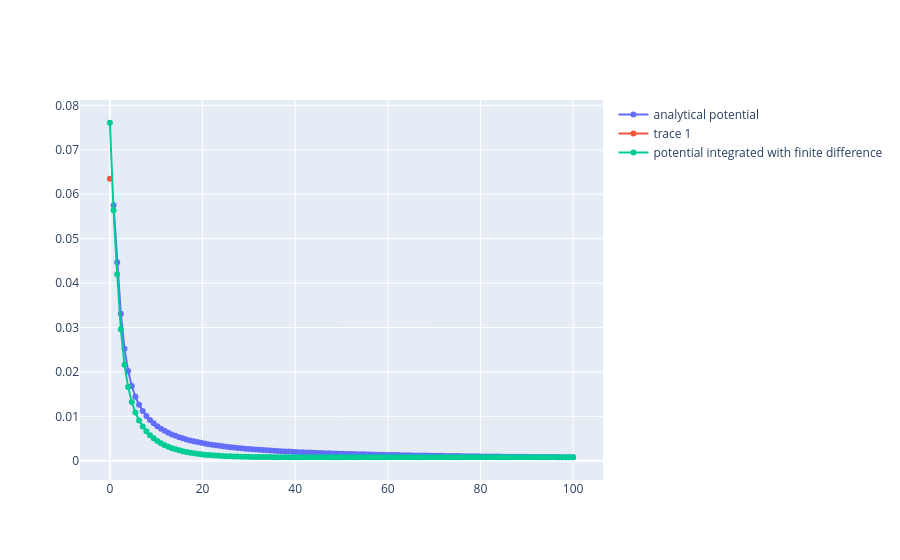

Source (notebook cell):
### Code cell
# Uniform density of charge on spherical shell
# r = np.linspace(a, A, N)
# phi_analytical = analytical_potential(r, Q, sigma = 0)

# fig = go.Figure()
# fig.add_scatter(x = r, y = phi_analytical, mode = "markers + lines", name = "analytical potential")
# fig.add_scatter(x = r, y = phi_sol_spherical[-1, :], mode = "markers + lines", name = "potential integrated with finite difference")
# fig.show()

# Uniform density of charge on spherical shell
r = np.linspace(0, A, N)
phi_analytical = analytical_potential(r, Q, sigma)
phi_0 = Q / ( 4*np.pi ) * np.sqrt( 2 / (np.pi * sigma**2) )

fig = go.Figure()
fig.add_scatter(x = r, y = phi_analytical, mode = "markers + lines", name = "analytical potential")
fig.add_scatter(x = [0], y = [phi_0])
fig.add_scatter(x = r, y = phi_sol_spherical[-1, :] + phi_analytical[-1], mode = "markers + lines", name = "potential integrated with finite difference")
fig.show()
